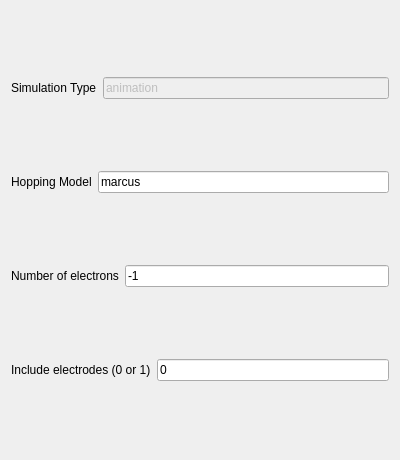
<?xml version="1.0" encoding="UTF-8"?>
<ui version="4.0">
 <class>Form</class>
 <widget class="QWidget" name="Form">
  <property name="geometry">
   <rect>
    <x>0</x>
    <y>0</y>
    <width>400</width>
    <height>460</height>
   </rect>
  </property>
  <property name="windowTitle">
   <string>Form</string>
  </property>
  <layout class="QVBoxLayout" name="verticalLayout">
   <item>
    <layout class="QHBoxLayout" name="simulation_type_hl">
     <item>
      <widget class="QLabel" name="label_simulation_type">
       <property name="text">
        <string>Simulation Type</string>
       </property>
      </widget>
     </item>
     <item>
      <widget class="QLineEdit" name="le_simulation_type">
       <property name="enabled">
        <bool>false</bool>
       </property>
       <property name="text">
        <string>animation</string>
       </property>
      </widget>
     </item>
    </layout>
   </item>
   <item>
    <layout class="QHBoxLayout" name="hopping_model_hl">
     <item>
      <widget class="QLabel" name="label_hopping_model">
       <property name="text">
        <string>Hopping Model</string>
       </property>
      </widget>
     </item>
     <item>
      <widget class="QLineEdit" name="le_hopping_model">
       <property name="text">
        <string>marcus</string>
       </property>
      </widget>
     </item>
    </layout>
   </item>
   <item>
    <layout class="QHBoxLayout" name="num_electrons_hl">
     <item>
      <widget class="QLabel" name="label_num_electrons">
       <property name="text">
        <string>Number of electrons</string>
       </property>
      </widget>
     </item>
     <item>
      <widget class="QLineEdit" name="le_num_electrons">
       <property name="text">
        <string>-1</string>
       </property>
      </widget>
     </item>
    </layout>
   </item>
   <item>
    <layout class="QHBoxLayout" name="include_electrodes_hl">
     <item>
      <widget class="QLabel" name="label_include_electrodes">
       <property name="text">
        <string>Include electrodes (0 or 1)</string>
       </property>
      </widget>
     </item>
     <item>
      <widget class="QLineEdit" name="le_include_electrodes">
       <property name="text">
        <string>0</string>
       </property>
      </widget>
     </item>
    </layout>
   </item>
  </layout>
 </widget>
 <resources/>
 <connections/>
</ui>
